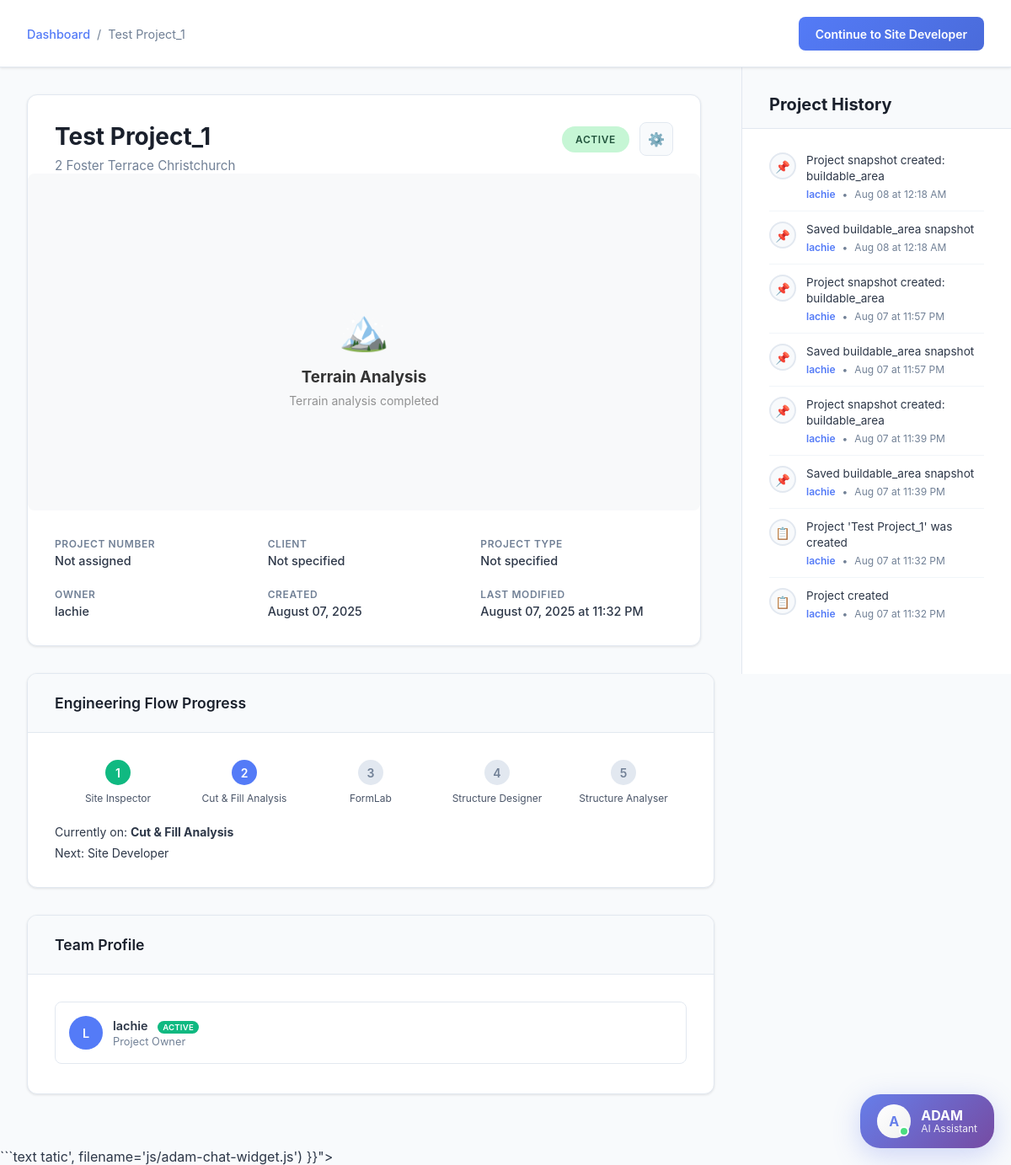
The page /project/20 (signed in) on the database its author committed.
### tables this page shows
CREATE TABLE projects (
                        id INTEGER PRIMARY KEY AUTOINCREMENT,
                        name TEXT NOT NULL,
                        project_number TEXT,
                        client_name TEXT,
                        address TEXT NOT NULL,
                        site_information TEXT,
                        project_type TEXT,
                        project_units TEXT DEFAULT 'metric',
                        project_visibility TEXT DEFAULT 'private',
                        team_members TEXT,
                        status TEXT DEFAULT 'active',
                        user_id INTEGER NOT NULL,
                        created_at DATETIME DEFAULT CURRENT_TIMESTAMP,
                        updated_at DATETIME DEFAULT CURRENT_TIMESTAMP, location_lat REAL, location_lng REAL,
                        FOREIGN KEY (user_id) REFERENCES users (id)
                    );

CREATE TABLE users (
                        id INTEGER PRIMARY KEY AUTOINCREMENT,
                        username TEXT UNIQUE NOT NULL,
                        password_hash TEXT NOT NULL,
                        email TEXT,
                        created_at DATETIME DEFAULT CURRENT_TIMESTAMP,
                        last_login DATETIME
                    , role TEXT DEFAULT "member");

CREATE TABLE project_history (
                        id INTEGER PRIMARY KEY AUTOINCREMENT,
                        project_id INTEGER NOT NULL,
                        user_id INTEGER NOT NULL,
                        event_type VARCHAR(50) NOT NULL,
                        description TEXT NOT NULL,
                        created_at DATETIME DEFAULT CURRENT_TIMESTAMP,
                        FOREIGN KEY (project_id) REFERENCES projects (id),
                        FOREIGN KEY (user_id) REFERENCES users (id)
                );

### routes/project_routes.py (the view)
    def handle_project_overview(self, project_id: int):
        try:
            user_info = session.get('user')
            if not user_info:
                from flask import redirect, url_for
                return redirect(url_for('login'))
            project = self.db_manager.get_project_by_id(project_id, user_info['id'])
            if not project:
                return "Project not found", 404
            team_members = self.db_manager.get_project_team_members(project_id)
            notes = self.db_manager.get_project_notes(project_id)
            project_history = self.db_manager.get_project_history(project_id)
            project_snapshot = self.db_manager.get_project_snapshot(project_id)
            if project_snapshot:
                app_logger.info(f"Project {project_id} snapshot found: type={project_snapshot.get('snapshot_type')}, data_length={len(str(project_snapshot.get('snapshot_data', '')))}")
            else:
                app_logger.info(f"No snapshot found for project {project_id}")
            flow_step = self._determine_flow_step(project_id)
            app_logger.info(f"Project overview page requested for project ID: {project_id}")
            return render_template('project_overview.html', user=user_info, project=project, team_members=team_members, notes=notes, project_history=project_history, project_snapshot=project_snapshot, flow_step=flow_step)
        except Exception as e:
            app_logger.error(f"Failed to render project overview page: {e}")
            return "Project overview error", 500

### templates/project_overview.html (shortened to what this page needs)
<!DOCTYPE html>
<html lang="en">
<head>
    <link href='https://api.mapbox.com/mapbox-gl-js/v3.0.1/mapbox-gl.css' rel='stylesheet' />
    <link rel="stylesheet" href="{{ url_for('static', filename='css/adam-chat-widget.css') }}">
</head>
<body class="authenticated">
    <div class="fixed-header">
        <div class="header-content">
            <div class="breadcrumb">
                <a href="/dashboard">Dashboard</a>
                <span>/</span>
                <span>{{ project.name }}</span>
            </div>
            <a href="{{ flow_step.route_url }}?project={{ project.id }}" class="header-cta-btn">{{ flow_step.button_text }}</a>
        </div>
    </div>
    <div class="page-container">
        <div class="main-content">
            <div class="project-header-card" style="position: relative; overflow: hidden;">
                <div class="project-title-section" style="padding: 2rem 2rem 0 2rem;">
                    <div>
                        <h1 class="project-title">{{ project.name }}</h1>
                        <p class="project-address">{{ project.address }}</p>
                    </div>
                    <div style="display: flex; align-items: center; gap: 12px;">
                        <span class="project-status status-{{ project.status }}">{{ project.status }}</span>
                        <button class="settings-btn" onclick="openProjectSettings()" title="Project Settings">
                            ⚙️
                        </button>
                    </div>
                </div>
                <div class="snapshot-preview" id="snapshotPreview" style="height: 400px; margin: 0; position: relative; background: #f8f9fa; border-radius: 8px; overflow: hidden;">
                </div>
                <div class="project-meta-grid" style="padding: 2rem 2rem 2rem 2rem;">
                    <div class="meta-item">
                        <span class="meta-label">Project Number</span>
                        <span class="meta-value">{{ project.project_number or 'Not assigned' }}</span>
                    </div>
                    <div class="meta-item">
                        <span class="meta-label">Client</span>
                        <span class="meta-value">{{ project.client_name or 'Not specified' }}</span>
                    </div>
                    <div class="meta-item">
                        <span class="meta-label">Project Type</span>
                        <span class="meta-value">{{ project.project_type or 'Not specified' }}</span>
                    </div>
                    <div class="meta-item">
                        <span class="meta-label">Owner</span>
                        <span class="meta-value">{{ project.owner }}</span>
                    </div>
                    <div class="meta-item">
                        <span class="meta-label">Created</span>
                        <span class="meta-value">
                            {% if project.created_at %}
                                {% if project.created_at.__class__.__name__ == 'datetime' %}
                                    {{ project.created_at.strftime('%B %d, %Y') }}
                                {% else %}
                                    {{ project.created_at }}
                                {% endif %}
                            {% else %}
                                Unknown
                            {% endif %}
                        </span>
                    </div>
                    <div class="meta-item">
                        <span class="meta-label">Last Modified</span>
                        <span class="meta-value">
                            {% if project.updated_at %}
                                {% if project.updated_at.__class__.__name__ == 'datetime' %}
                                    {{ project.updated_at.strftime('%B %d, %Y at %I:%M %p') }}
                                {% else %}
                                    {{ project.updated_at }}
                                {% endif %}
                            {% else %}
                                Unknown
                            {% endif %}
                        </span>
                    </div>
                </div>
            </div>
            <div class="content-card" style="margin-bottom: 2rem;">
                <div class="card-header">
                    <h3 class="card-title">Engineering Flow Progress</h3>
                </div>
                <div class="card-content">
                    <div class="flow-progress">
                        <div class="progress-steps">
                            <div class="progress-step {{ 'completed' if flow_step.current_step > 1 else 'current' if flow_step.current_step == 1 else '' }} clickable" onclick="navigateToStep(1, {{ project.id }})">
                                <div class="step-circle">1</div>
                                <div class="step-label">Site Inspector</div>
                            </div>
                            <div class="progress-step {{ 'completed' if flow_step.current_step > 2 else 'current' if flow_step.current_step == 2 else '' }} clickable" onclick="navigateToStep(2, {{ project.id }})">
                                <div class="step-circle">2</div>
                                <div class="step-label">Cut &amp; Fill Analysis</div>
                            </div>
                            <div class="progress-step {{ 'completed' if flow_step.current_step > 3 else 'current' if flow_step.current_step == 3 else '' }} clickable" onclick="navigateToStep(3, {{ project.id }})">
                                <div class="step-circle">3</div>
                                <div class="step-label">FormLab</div>
                            </div>
                            <div class="progress-step {{ 'completed' if flow_step.current_step > 4 else 'current' if flow_step.current_step == 4 else '' }} clickable" onclick="navigateToStep(4, {{ project.id }})">
                                <div class="step-circle">4</div>
                                <div class="step-label">Structure Designer</div>
                            </div>
                            <div class="progress-step {{ 'completed' if flow_step.current_step > 5 else 'current' if flow_step.current_step == 5 else '' }} clickable" onclick="navigateToStep(5, {{ project.id }})">
                                <div class="step-circle">5</div>
                                <div class="step-label">Structure Analyser</div>
                            </div>
                        </div>
                        <div class="progress-summary">
                            <p>Currently on: <strong>{{ flow_step.step_name }}</strong></p>
                            {% if flow_step.current_step < 4 %}
                                <p>Next: {{ flow_step.next_step_name }}</p>
                            {% else %}
                                <p>Engineering flow completed! ✅</p>
                            {% endif %}
                        </div>
                    </div>
                </div>
            </div>
            <div class="content-card team-profile">
                <div class="card-header">
                    <h3 class="card-title">Team Profile</h3>
                </div>
                <div class="card-content">
                    <div class="team-member">
                        <div class="member-avatar">
                        {% if user and user.profile_picture %}
                            <img src="{{ url_for('static', filename='uploads/profile_pictures/' + user.profile_picture.split('/')[-1]) }}" alt="Profile Picture" style="width: 100%; height: 100%; object-fit: cover; border-radius: 50%;">
                        {% else %}
                            {{ project.owner[0].upper() if project.owner else 'U' }}
                        {% endif %}
                    </div>
                        <div class="member-info">
                            <div class="member-name">
                                {{ project.owner }}
                                {% if user and user.username == project.owner %}
                                    <span class="active-badge">Active</span>
                                {% endif %}
                            </div>
                            <div class="member-role">Project Owner</div>
                        </div>
                    </div>
                    {% if team_members %}
                        {% for member in team_members %}
                            <div class="team-member">
                                <div class="member-avatar">
                                    {% if member.profile_picture %}
                                        <img src="{{ url_for('static', filename='uploads/profile_pictures/' + member.profile_picture.split('/')[-1]) }}" alt="Profile Picture" style="width: 100%; height: 100%; object-fit: cover; border-radius: 50%;">
                                    {% else %}
                                        {{ member.display_name[0].upper() if member.display_name else 'U' }}
                                    {% endif %}
                                </div>
                                <div class="member-info">
                                    <div class="member-name">
                                        {{ member.display_name }}
                                        {% if user and user.id == member.id %}
                                            <span class="active-badge">Active</span>
                                        {% endif %}
                                    </div>
                                    <div class="member-role">{{ member.role or 'Team Member' }}</div>
                                </div>
                            </div>
                        {% endfor %}
                    </div>{% else %}
                            <div class="no-data">Project not shared with team members yet.</div>
                        {% endif %}
                    </div>
</div>
            </div>
        </div>
        <div class="history-sidebar">
            <div class="history-header">
                <h3 class="history-title">Project History</h3>
            </div>
            <div class="history-content">
                {% if project_history %}
                    {% for event in project_history %}
                        <div class="history-item">
                            <div class="history-icon">
                                {% if event.event_type == 'created' %}
                                    📋
                                {% elif event.event_type == 'note_added' %}
                                    📝
                                {% elif event.event_type == 'comment_added' %}
                                    💬
                                {% elif event.event_type == 'member_joined' %}
                                    👥
                                {% elif event.event_type == 'status_changed' %}
                                    🔄
                                {% else %}
                                    📌
                                {% endif %}
                            </div>
                            <div class="history-details">
                                <div class="history-description">{{ event.description }}</div>
                                <div class="history-meta">                                    <span class="history-user">{{ event.user_name }}</span>
                                    <span>•</span>
                                    <span>
                                        {% if event.created_at %}
                                            {% if event.created_at.__class__.__name__ == 'datetime' %}
                                                {{ event.created_at.strftime('%b %d at %I:%M %p') }}
                                            {% else %}
                                                {{ event.created_at }}
                                            {% endif %}
                                        {% else %}
                                            Unknown time
                                        {% endif %}
                                    </span>
                                </div>
                            </div>
                        </div>
                    {% endfor %}
                {% else %}
                    <div class="no-data">
                        <div style="font-size: 2rem; margin-bottom: 0.5rem;">📋</div>
                        <p>Project history will appear here</p>
                    </div>
                {% endif %}
            </div>
        </div>
    <script src="/static/js/core.js"></script>```text
    tatic', filename='js/adam-chat-widget.js') }}"></script>
</body>
</html>

### rows shown on the page
projects: name "Test Project_1", address "2 Foster Terrace Christchurch", status "ACTIVE", project_number "Not assigned", client_name "Not specified"
users: owner "lachie", username "L"
project_history: description "Project snapshot created: buildable_area", user_name "lachie", created_at "Aug 08 at 12:18 AM"
project_history: description "Saved buildable_area snapshot", user_name "lachie", created_at "Aug 08 at 12:18 AM"
project_history: description "Project snapshot created: buildable_area", user_name "lachie", created_at "Aug 07 at 11:57 PM"
project_history: description "Saved buildable_area snapshot", user_name "lachie", created_at "Aug 07 at 11:57 PM"
project_history: description "Project snapshot created: buildable_area", user_name "lachie", created_at "Aug 07 at 11:39 PM"
project_history: description "Saved buildable_area snapshot", user_name "lachie", created_at "Aug 07 at 11:39 PM"
project_history: description "Project 'Test Project_1' was created", user_name "lachie", created_at "Aug 07 at 11:32 PM"
project_history: description "Project created", user_name "lachie", created_at "Aug 07 at 11:32 PM"

### other values the page prints
{{ flow_step.button_text }} "Continue to Site Developer"
{{ project.project_type or 'Not specified' }} "Not specified"
{{ project.created_at.strftime('%B %d, %Y') }} "August 07, 2025"
{{ project.updated_at.strftime('%B %d, %Y at %I:%M %p') }} "August 07, 2025 at 11:32 PM"
{{ flow_step.step_name }} "Cut & Fill Analysis"
{{ flow_step.next_step_name }} "Site Developer"
